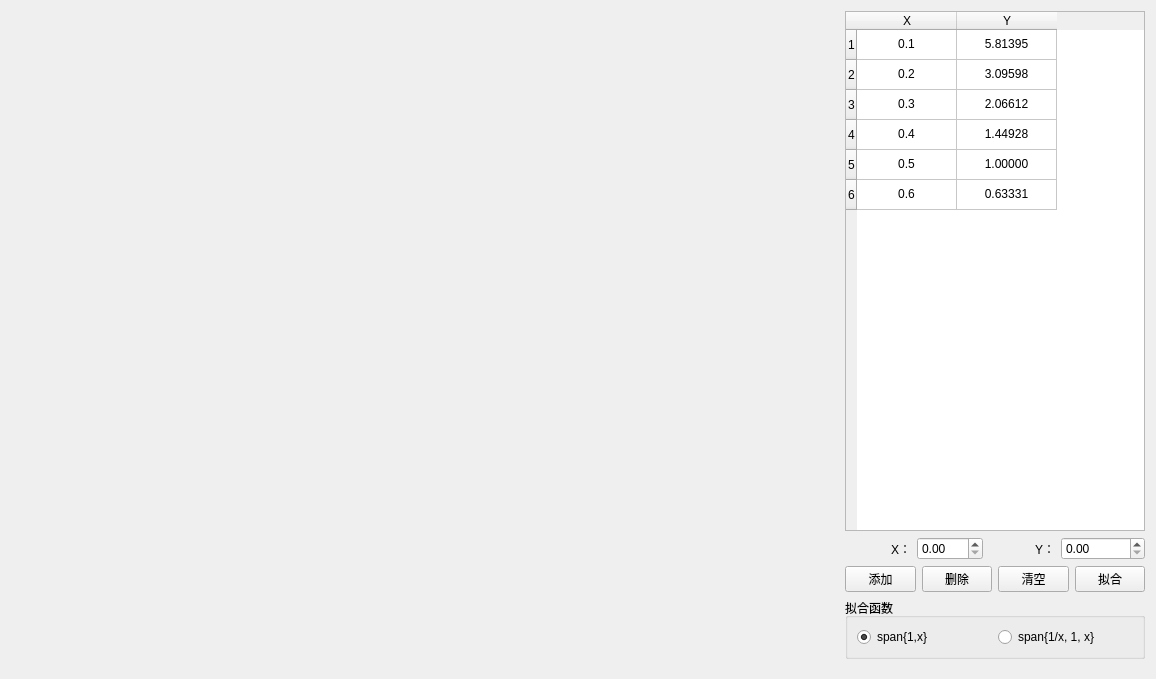
<?xml version="1.0" encoding="UTF-8"?>
<ui version="4.0">
 <class>EnergyCalibrationForm</class>
 <widget class="QWidget" name="EnergyCalibrationForm">
  <property name="geometry">
   <rect>
    <x>0</x>
    <y>0</y>
    <width>1156</width>
    <height>679</height>
   </rect>
  </property>
  <property name="windowTitle">
   <string>能量刻度</string>
  </property>
  <property name="styleSheet">
   <string notr="true"/>
  </property>
  <layout class="QHBoxLayout" name="horizontalLayout_2">
   <item>
    <widget class="QWidget" name="widget_plot" native="true">
     <property name="minimumSize">
      <size>
       <width>0</width>
       <height>0</height>
      </size>
     </property>
     <property name="maximumSize">
      <size>
       <width>16777215</width>
       <height>16777215</height>
      </size>
     </property>
     <layout class="QGridLayout" name="gridLayout_3">
      <property name="leftMargin">
       <number>0</number>
      </property>
      <property name="topMargin">
       <number>0</number>
      </property>
      <property name="rightMargin">
       <number>0</number>
      </property>
      <property name="bottomMargin">
       <number>0</number>
      </property>
     </layout>
    </widget>
   </item>
   <item>
    <widget class="QWidget" name="widget" native="true">
     <property name="minimumSize">
      <size>
       <width>200</width>
       <height>0</height>
      </size>
     </property>
     <property name="maximumSize">
      <size>
       <width>300</width>
       <height>16777215</height>
      </size>
     </property>
     <layout class="QVBoxLayout" name="verticalLayout">
      <property name="leftMargin">
       <number>0</number>
      </property>
      <property name="topMargin">
       <number>0</number>
      </property>
      <property name="rightMargin">
       <number>0</number>
      </property>
      <item>
       <widget class="QTableWidget" name="tableWidget">
        <attribute name="verticalHeaderVisible">
         <bool>true</bool>
        </attribute>
        <row>
         <property name="text">
          <string>1</string>
         </property>
        </row>
        <row>
         <property name="text">
          <string>2</string>
         </property>
        </row>
        <row>
         <property name="text">
          <string>3</string>
         </property>
        </row>
        <row>
         <property name="text">
          <string>4</string>
         </property>
        </row>
        <row>
         <property name="text">
          <string>5</string>
         </property>
        </row>
        <row>
         <property name="text">
          <string>6</string>
         </property>
        </row>
        <column>
         <property name="text">
          <string>X</string>
         </property>
        </column>
        <column>
         <property name="text">
          <string>Y</string>
         </property>
        </column>
        <item row="0" column="0">
         <property name="text">
          <string>0.1</string>
         </property>
         <property name="textAlignment">
          <set>AlignCenter</set>
         </property>
        </item>
        <item row="0" column="1">
         <property name="text">
          <string>5.81395</string>
         </property>
         <property name="textAlignment">
          <set>AlignCenter</set>
         </property>
        </item>
        <item row="1" column="0">
         <property name="text">
          <string>0.2</string>
         </property>
         <property name="textAlignment">
          <set>AlignCenter</set>
         </property>
        </item>
        <item row="1" column="1">
         <property name="text">
          <string>3.09598</string>
         </property>
         <property name="textAlignment">
          <set>AlignCenter</set>
         </property>
        </item>
        <item row="2" column="0">
         <property name="text">
          <string>0.3</string>
         </property>
         <property name="textAlignment">
          <set>AlignCenter</set>
         </property>
        </item>
        <item row="2" column="1">
         <property name="text">
          <string>2.06612</string>
         </property>
         <property name="textAlignment">
          <set>AlignCenter</set>
         </property>
        </item>
        <item row="3" column="0">
         <property name="text">
          <string>0.4</string>
         </property>
         <property name="textAlignment">
          <set>AlignCenter</set>
         </property>
        </item>
        <item row="3" column="1">
         <property name="text">
          <string>1.44928</string>
         </property>
         <property name="textAlignment">
          <set>AlignCenter</set>
         </property>
        </item>
        <item row="4" column="0">
         <property name="text">
          <string>0.5</string>
         </property>
         <property name="textAlignment">
          <set>AlignCenter</set>
         </property>
        </item>
        <item row="4" column="1">
         <property name="text">
          <string>1.00000</string>
         </property>
         <property name="textAlignment">
          <set>AlignCenter</set>
         </property>
        </item>
        <item row="5" column="0">
         <property name="text">
          <string>0.6</string>
         </property>
         <property name="textAlignment">
          <set>AlignCenter</set>
         </property>
        </item>
        <item row="5" column="1">
         <property name="text">
          <string>0.63331</string>
         </property>
         <property name="textAlignment">
          <set>AlignCenter</set>
         </property>
        </item>
       </widget>
      </item>
      <item>
       <layout class="QHBoxLayout" name="horizontalLayout">
        <item>
         <widget class="QLabel" name="label">
          <property name="text">
           <string>X：</string>
          </property>
          <property name="alignment">
           <set>Qt::AlignRight|Qt::AlignTrailing|Qt::AlignVCenter</set>
          </property>
         </widget>
        </item>
        <item>
         <widget class="QDoubleSpinBox" name="doubleSpinBox_x"/>
        </item>
        <item>
         <widget class="QLabel" name="label_2">
          <property name="text">
           <string>Y：</string>
          </property>
          <property name="alignment">
           <set>Qt::AlignRight|Qt::AlignTrailing|Qt::AlignVCenter</set>
          </property>
         </widget>
        </item>
        <item>
         <widget class="QDoubleSpinBox" name="doubleSpinBox_y">
          <property name="maximum">
           <double>999999.989999999990687</double>
          </property>
          <property name="value">
           <double>0.000000000000000</double>
          </property>
         </widget>
        </item>
       </layout>
      </item>
      <item>
       <layout class="QHBoxLayout" name="horizontalLayout_3">
        <item>
         <widget class="QPushButton" name="pushButton_add">
          <property name="text">
           <string>添加</string>
          </property>
         </widget>
        </item>
        <item>
         <widget class="QPushButton" name="pushButton_del">
          <property name="text">
           <string>删除</string>
          </property>
         </widget>
        </item>
        <item>
         <widget class="QPushButton" name="pushButton_clear">
          <property name="text">
           <string>清空</string>
          </property>
         </widget>
        </item>
        <item>
         <widget class="QPushButton" name="pushButton_2">
          <property name="text">
           <string>拟合</string>
          </property>
         </widget>
        </item>
       </layout>
      </item>
      <item>
       <widget class="QGroupBox" name="groupBox">
        <property name="title">
         <string>拟合函数</string>
        </property>
        <layout class="QGridLayout" name="gridLayout">
         <item row="0" column="0">
          <widget class="QRadioButton" name="radioButton">
           <property name="text">
            <string>span{1,x}</string>
           </property>
           <property name="checked">
            <bool>true</bool>
           </property>
          </widget>
         </item>
         <item row="0" column="1">
          <widget class="QRadioButton" name="radioButton_2">
           <property name="text">
            <string>span{1/x, 1, x}</string>
           </property>
          </widget>
         </item>
        </layout>
       </widget>
      </item>
     </layout>
    </widget>
   </item>
  </layout>
 </widget>
 <resources/>
 <connections/>
</ui>
